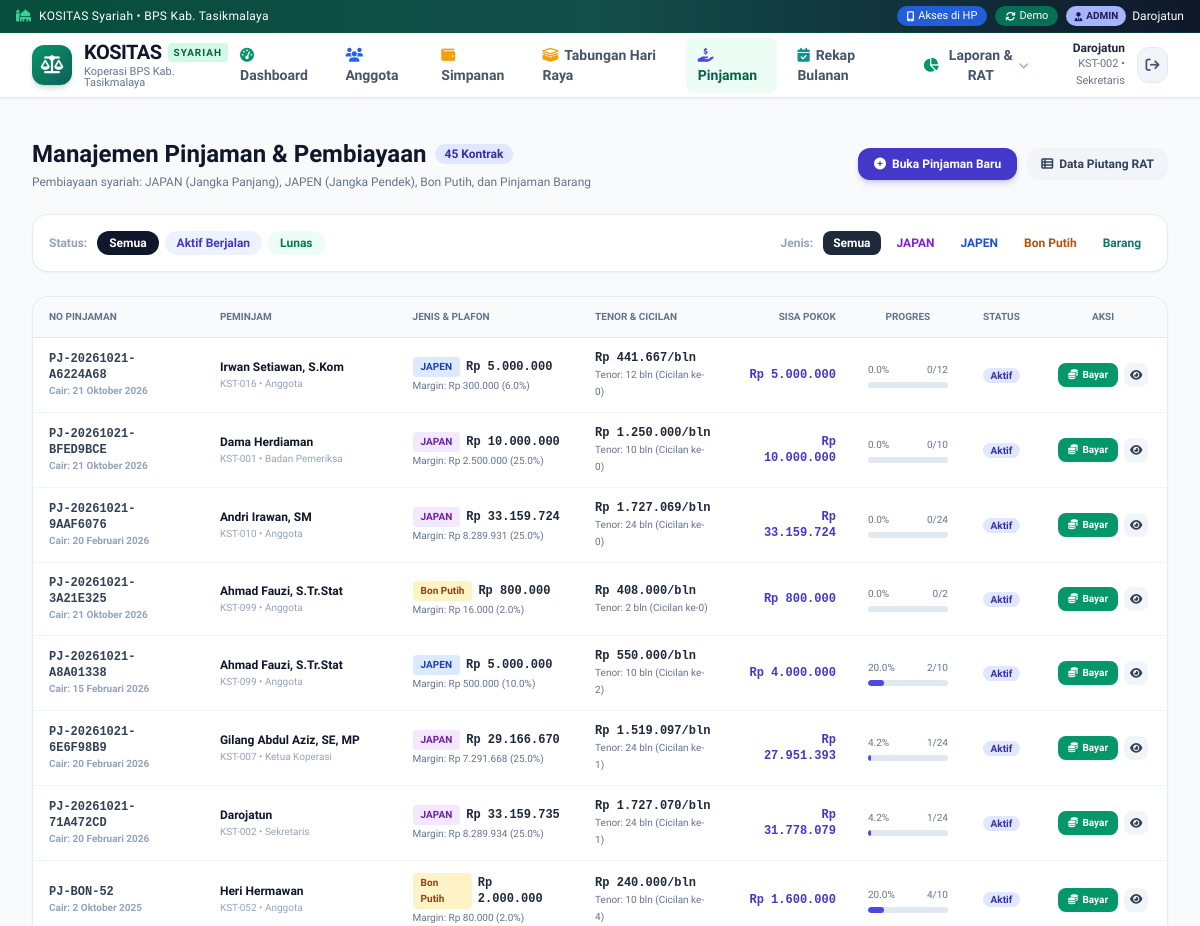
/admin/pinjaman (signed in, upper part), run on an earlier commit of the app's database.
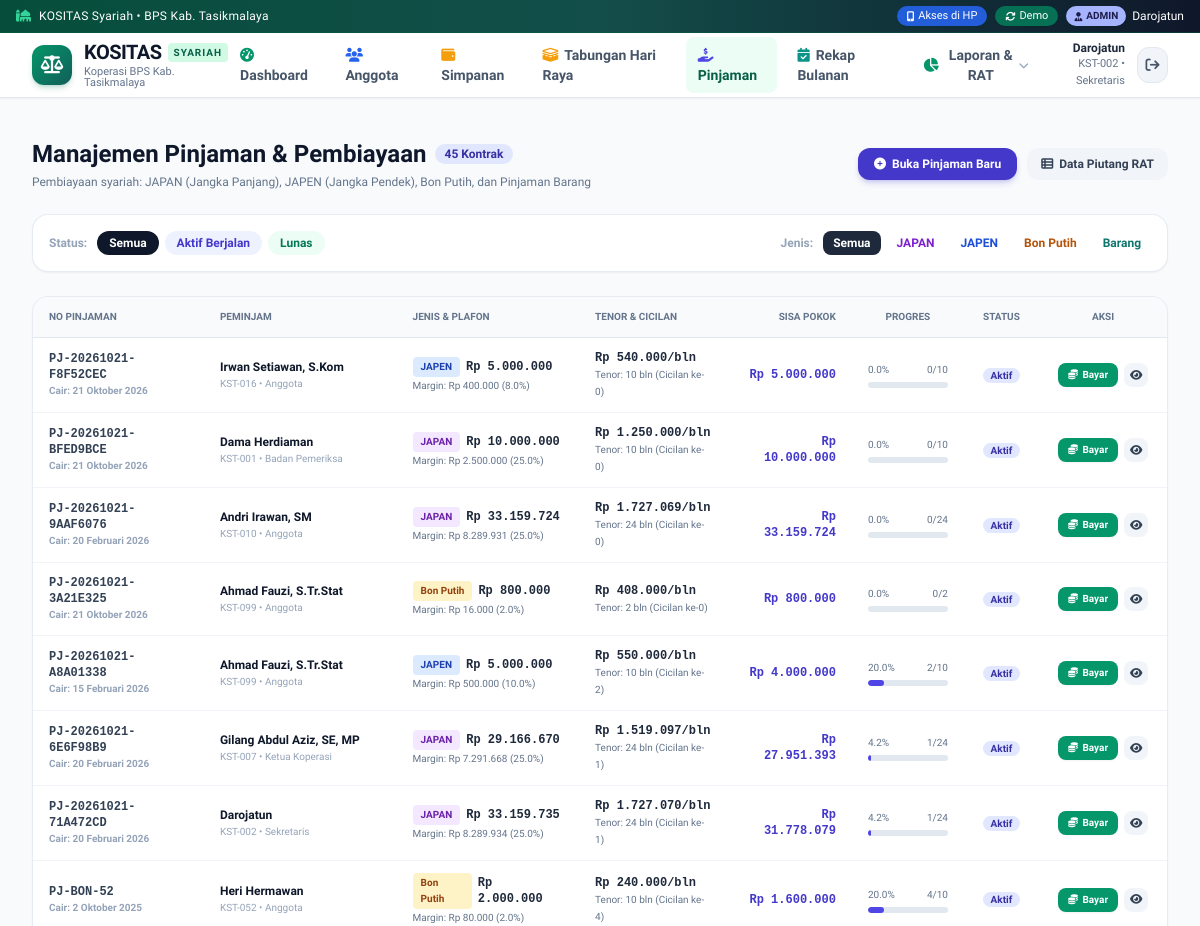
And on a later commit of the database.
### tables this page shows
CREATE TABLE pinjaman (
        id INTEGER PRIMARY KEY AUTOINCREMENT,
        no_pinjaman TEXT UNIQUE NOT NULL,
        anggota_id INTEGER NOT NULL,
        jenis_pinjaman TEXT NOT NULL, -- 'JAPAN', 'JAPEN', 'Bon Putih', 'Barang'
        tanggal_pengajuan DATE NOT NULL,
        tanggal_cair DATE,
        plafon_pokok REAL NOT NULL,
        margin_persen REAL DEFAULT 0.0,
        margin_nominal REAL DEFAULT 0.0,
        total_pinjaman REAL NOT NULL,
        tenor_bulan INTEGER NOT NULL,
        angsuran_pokok_bulanan REAL NOT NULL,
        angsuran_margin_bulanan REAL NOT NULL,
        total_angsuran_bulanan REAL NOT NULL,
        biaya_provisi REAL DEFAULT 0.0, -- 1%
        biaya_drk REAL DEFAULT 0.0, -- 0.5% khusus JAPAN
        saldo_pokok REAL NOT NULL,
        saldo_margin REAL NOT NULL,
        angsuran_ke INTEGER DEFAULT 0,
        status TEXT DEFAULT 'Aktif', -- 'Menunggu', 'Aktif', 'Lunas', 'Ditolak'
        keperluan TEXT,
        keterangan TEXT,
        created_at TIMESTAMP DEFAULT CURRENT_TIMESTAMP, is_topup INTEGER DEFAULT 0, ref_pinjaman_lama_id INTEGER, pelunasan_tipe TEXT DEFAULT 'Normal', tanggal_lunas DATE, sisa_pokok_dilunasi REAL DEFAULT 0.0, diskon_margin REAL DEFAULT 0.0, pengajuan_id INTEGER,
        FOREIGN KEY (anggota_id) REFERENCES anggota (id) ON DELETE CASCADE
    );

CREATE TABLE anggota (
        id INTEGER PRIMARY KEY AUTOINCREMENT,
        no_anggota TEXT UNIQUE NOT NULL,
        nama TEXT NOT NULL,
        nip TEXT,
        jabatan TEXT DEFAULT 'Anggota',
        jenis_kelamin TEXT DEFAULT 'Pria',
        no_hp TEXT,
        email TEXT,
        alamat TEXT,
        tanggal_masuk DATE DEFAULT (CURRENT_DATE),
        tanggal_keluar DATE,
        status TEXT DEFAULT 'Aktif',
        password TEXT DEFAULT '123456',
        role TEXT DEFAULT 'anggota',
        created_at TIMESTAMP DEFAULT CURRENT_TIMESTAMP
    );

### app.py (the view)
@app.route('/admin/pinjaman')
@admin_required
def admin_pinjaman_list():
    status = request.args.get('status', 'Semua')
    jenis = request.args.get('jenis', 'Semua')
    loans = models.get_all_pinjaman(status_filter=status, jenis_filter=jenis)
    return render_template('admin/pinjaman_list.html', loans=loans, current_status=status, current_jenis=jenis)

### app.py (called while the page is built)
def get_local_ip():
    try:
        s = socket.socket(socket.AF_INET, socket.SOCK_DGRAM)
        s.connect(('8.8.8.8', 80))
        ip = s.getsockname()[0]
        s.close()
        return ip
    except Exception:
        return '192.168.200.9'

@app.template_filter('rupiah')
def rupiah_filter(val):
    if val is None:
        return 'Rp 0'
    try:
        val = float(val)
        return f"Rp {val:,.0f}".replace(',', '.')
    except (ValueError, TypeError):
        return 'Rp 0'

@app.template_filter('format_date')
def format_date_filter(val):
    if not val:
        return '-'
    try:
        if isinstance(val, str):
            dt = datetime.strptime(val[:10], '%Y-%m-%d')
        else:
            dt = val
        bulan_nama = [
            '', 'Januari', 'Februari', 'Maret', 'April', 'Mei', 'Juni',
            'Juli', 'Agustus', 'September', 'Oktober', 'November', 'Desember'
        ]
        return f"{dt.day} {bulan_nama[dt.month]} {dt.year}"
    except Exception:
        return str(val)

def get_current_user():
    user_id = session.get('user_id')
    if not user_id:
        return None
    return models.get_anggota_by_id(user_id)

### templates/admin/pinjaman_list.html (shortened to what the changed rows need)
{% extends 'base.html' %}
{% block content %}
<div class="space-y-6">
  <div class="flex flex-col sm:flex-row sm:items-center justify-between gap-4">
    <div>
      <div class="flex items-center gap-2">
        <h1 class="text-2xl font-extrabold text-slate-900">Manajemen Pinjaman & Pembiayaan</h1>
      </div>
    </div>
  </div>
  <div class="bg-white rounded-2xl border border-slate-200/80 shadow-sm overflow-hidden">
    <div class="overflow-x-auto">
      <table class="w-full text-xs text-left">
        <thead class="bg-slate-50 text-slate-500 uppercase text-[10px] font-bold border-b border-slate-200">
          <tr>
            <th class="py-3 px-4">No Pinjaman</th>
            <th class="py-3 px-4">Peminjam</th>
            <th class="py-3 px-4">Jenis & Plafon</th>
            <th class="py-3 px-4">Tenor & Cicilan</th>
            <th class="py-3 px-4 text-right">Sisa Pokok</th>
            <th class="py-3 px-4 text-center w-28">Progres</th>
            <th class="py-3 px-4 text-center">Status</th>
            <th class="py-3 px-4 text-center w-32">Aksi</th>
          </tr>
        </thead>
        <tbody class="divide-y divide-slate-100">
          {% for pj in loans %}
          <tr class="hover:bg-slate-50/70 transition">
            <td class="py-3 px-4 font-mono font-bold text-slate-700">
              <a href="{{ url_for('admin_pinjaman_detail', id=pj.id) }}" class="hover:text-indigo-600 block">
                {{ pj.no_pinjaman }}
              </a>
              <span class="text-[10px] text-slate-400 font-sans">Cair: {{ pj.tanggal_cair|format_date }}</span>
            </td>
            <td class="py-3 px-4">
              <span class="font-bold text-slate-900 block">{{ pj.nama_anggota }}</span>
              <span class="text-[10px] text-slate-400">{{ pj.no_anggota }} • {{ pj.jabatan }}</span>
            </td>
            <td class="py-3 px-4">
              <div class="flex items-center space-x-1.5">
                <span class="px-2 py-0.5 rounded text-[10px] font-bold
                  {% if pj.jenis_pinjaman == 'JAPAN' %}bg-purple-100 text-purple-800
                  {% elif pj.jenis_pinjaman == 'JAPEN' %}bg-blue-100 text-blue-800
                  {% elif pj.jenis_pinjaman == 'Bon Putih' %}bg-amber-100 text-amber-800
                  {% else %}bg-teal-100 text-teal-800{% endif %}">
                  {{ pj.jenis_pinjaman }}
                </span>
                <span class="font-mono font-bold text-slate-800">{{ pj.plafon_pokok|rupiah }}</span>
              </div>
              <span class="text-[10px] text-slate-500">Margin: {{ pj.margin_nominal|rupiah }} ({{ pj.margin_persen }}%)</span>
            </td>
            <td class="py-3 px-4">
              <div class="font-bold text-slate-800 font-mono">{{ pj.total_angsuran_bulanan|rupiah }}/bln</div>
              <span class="text-[10px] text-slate-500">Tenor: {{ pj.tenor_bulan }} bln (Cicilan ke-{{ pj.angsuran_ke }})</span>
            </td>
            <td class="py-3 px-4 text-right font-extrabold text-indigo-700 font-mono">
              {{ pj.saldo_pokok|rupiah }}
            </td>
            <td class="py-3 px-4">
              <div class="flex items-center justify-between text-[10px] text-slate-500 mb-1">
                <span>{{ pj.persen_lunas }}%</span>
                <span>{{ pj.angsuran_ke }}/{{ pj.tenor_bulan }}</span>
              </div>
              <div class="w-full bg-slate-200 rounded-full h-1.5 overflow-hidden">
                <div class="bg-indigo-600 h-1.5 rounded-full" style="width: {{ pj.persen_lunas }}%"></div>
              </div>
            </td>
            <td class="py-3 px-4 text-center">
              <span class="px-2 py-0.5 rounded-full text-[10px] font-bold {% if pj.status == 'Aktif' %}bg-indigo-100 text-indigo-800{% else %}bg-emerald-100 text-emerald-800{% endif %}">
                {{ pj.status }}
              </span>
            </td>
            <td class="py-3 px-4 text-center">
              <div class="inline-flex items-center gap-1.5">
                {% if pj.status == 'Aktif' %}
                <a href="{{ url_for('admin_pinjaman_bayar', id=pj.id) }}" title="Bayar Angsuran"
                   class="px-2.5 py-1 bg-emerald-600 hover:bg-emerald-700 text-white rounded-lg text-[10px] font-bold shadow-sm transition">
                  <i class="fa-solid fa-coins mr-0.5"></i> Bayar
                </a>
                {% endif %}
                <a href="{{ url_for('admin_pinjaman_detail', id=pj.id) }}" title="Kartu Pinjaman"
                   class="w-6 h-6 rounded-lg bg-slate-100 hover:bg-slate-200 text-slate-700 flex items-center justify-center transition">
                  <i class="fa-solid fa-eye text-[11px]"></i>
                </a>
              </div>
            </td>
          </tr>
          {% else %}
          <tr>
            <td colspan="8" class="py-8 text-center text-slate-400 text-xs">Tidak ada data pinjaman ditemukan.</td>
          </tr>
          {% endfor %}
        </tbody>
      </table>
    </div>
  </div>
</div>
{% endblock %}

What changed in the data, as far as the page shows it:
removed pinjaman: no_pinjaman "PJ-20261021-A6224A68", tanggal_cair "21 Oktober 2026", nama_anggota "Irwan Setiawan, S.Kom", no_anggota "KST-016", jabatan "Anggota", jenis_pinjaman "JAPEN", plafon_pokok|rupiah "Rp 5.000.000", margin_nominal|rupiah "Rp 300.000", margin_persen "6.0", total_angsuran_bulanan|rupiah "Rp 441.667", tenor_bulan "12", angsuran_ke "0", saldo_pokok|rupiah "Rp 5.000.000", persen_lunas "0.0", status "Aktif"
added pinjaman: no_pinjaman "PJ-20261021-F8F52CEC", tanggal_cair "21 Oktober 2026", nama_anggota "Irwan Setiawan, S.Kom", no_anggota "KST-016", jabatan "Anggota", jenis_pinjaman "JAPEN", plafon_pokok|rupiah "Rp 5.000.000", margin_nominal|rupiah "Rp 400.000", margin_persen "8.0", total_angsuran_bulanan|rupiah "Rp 540.000", tenor_bulan "10", angsuran_ke "0", saldo_pokok|rupiah "Rp 5.000.000", persen_lunas "0.0", status "Aktif"
